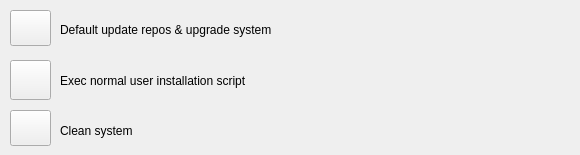
      <widget class="QWidget" name="tab_28">
       <attribute name="title">
        <string>Normal</string>
       </attribute>
       <widget class="QPushButton" name="basicPackagesInstallButton_2">
        <property name="geometry">
         <rect>
          <x>10</x>
          <y>60</y>
          <width>41</width>
          <height>40</height>
         </rect>
        </property>
        <property name="toolTip">
         <string>&lt;html&gt;&lt;head/&gt;&lt;body&gt;&lt;p&gt;installpackages1-minimal of ubuntupackages on git for normal users&lt;/p&gt;&lt;/body&gt;&lt;/html&gt;</string>
        </property>
        <property name="whatsThis">
         <string/>
        </property>
        <property name="text">
         <string/>
        </property>
        <property name="icon">
         <iconset resource="ubunsys.qrc">
          <normaloff>:/images/install.png</normaloff>:/images/install.png</iconset>
        </property>
        <property name="iconSize">
         <size>
          <width>30</width>
          <height>30</height>
         </size>
        </property>
        <property name="shortcut">
         <string/>
        </property>
        <property name="checkable">
         <bool>false</bool>
        </property>
       </widget>
       <widget class="QLabel" name="label_38">
        <property name="geometry">
         <rect>
          <x>60</x>
          <y>120</y>
          <width>161</width>
          <height>21</height>
         </rect>
        </property>
        <property name="font">
         <font>
          <weight>50</weight>
          <bold>false</bold>
         </font>
        </property>
        <property name="text">
         <string>Clean system</string>
        </property>
       </widget>
       <widget class="QPushButton" name="updateAndUpgradeButton_2">
        <property name="geometry">
         <rect>
          <x>10</x>
          <y>10</y>
          <width>41</width>
          <height>36</height>
         </rect>
        </property>
        <property name="toolTip">
         <string>&lt;html&gt;&lt;head/&gt;&lt;body&gt;&lt;p&gt;apt-fast -y update&lt;/p&gt;&lt;p&gt;apt-fast -y upgrade&lt;/p&gt;&lt;/body&gt;&lt;/html&gt;</string>
        </property>
        <property name="whatsThis">
         <string/>
        </property>
        <property name="text">
         <string/>
        </property>
        <property name="icon">
         <iconset resource="ubunsys.qrc">
          <normaloff>:/images/if_gtk-refresh_28464.png</normaloff>:/images/if_gtk-refresh_28464.png</iconset>
        </property>
        <property name="iconSize">
         <size>
          <width>30</width>
          <height>30</height>
         </size>
        </property>
        <property name="shortcut">
         <string/>
        </property>
        <property name="checkable">
         <bool>false</bool>
        </property>
       </widget>
       <widget class="QPushButton" name="cleanButton_2">
        <property name="geometry">
         <rect>
          <x>10</x>
          <y>110</y>
          <width>41</width>
          <height>36</height>
         </rect>
        </property>
        <property name="toolTip">
         <string>&lt;html&gt;&lt;head/&gt;&lt;body&gt;&lt;p&gt;apt-fast -f install&lt;/p&gt;&lt;p&gt;apt-fast -y autoremove&lt;/p&gt;&lt;p&gt;apt-fast -y autoclean&lt;/p&gt;&lt;p&gt;apt-fast -y clean&lt;/p&gt;&lt;/body&gt;&lt;/html&gt;</string>
        </property>
        <property name="whatsThis">
         <string/>
        </property>
        <property name="text">
         <string/>
        </property>
        <property name="icon">
         <iconset resource="ubunsys.qrc">
          <normaloff>:/images/broom2.png</normaloff>:/images/broom2.png</iconset>
        </property>
        <property name="iconSize">
         <size>
          <width>30</width>
          <height>30</height>
         </size>
        </property>
        <property name="shortcut">
         <string/>
        </property>
        <property name="checkable">
         <bool>false</bool>
        </property>
       </widget>
       <widget class="QLabel" name="label_42">
        <property name="geometry">
         <rect>
          <x>60</x>
          <y>70</y>
          <width>351</width>
          <height>21</height>
         </rect>
        </property>
        <property name="font">
         <font>
          <weight>50</weight>
          <bold>false</bold>
         </font>
        </property>
        <property name="text">
         <string>Exec normal user installation script</string>
        </property>
       </widget>
       <widget class="QLabel" name="label_43">
        <property name="geometry">
         <rect>
          <x>60</x>
          <y>20</y>
          <width>511</width>
          <height>20</height>
         </rect>
        </property>
        <property name="font">
         <font>
          <weight>50</weight>
          <bold>false</bold>
         </font>
        </property>
        <property name="text">
         <string>Default update repos &amp; upgrade system</string>
        </property>
       </widget>
      </widget>
